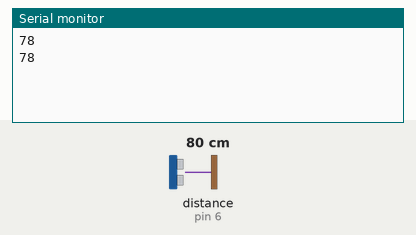
Recording of a sketch running on a simulated Arduino Uno, built with avr-gcc and run on an emulated ATmega328P. Shown: the last lines printed to the serial monitor. Wiring (inferred from the names in the program): ultrasonic range finder: trigger pin 7; echo pin 6. Inputs (shaded band) come from the test bench; at power-on: distance to the obstacle (sensor on pin 6) 80 cm. The echo pulse lasts 58.3 µs per cm.

Above: at 1.3 s.
1.4 s: distance to the obstacle (sensor on pin 6) set to 2 cm
At 1.9 s:
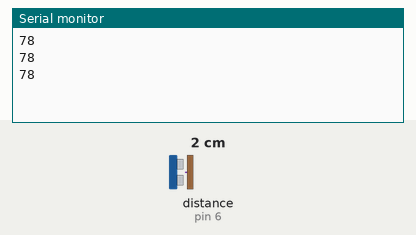
2.9 s: distance to the obstacle (sensor on pin 6) set to 4 cm
At 3.4 s:
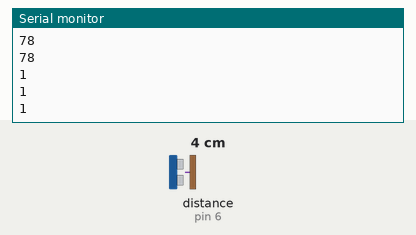
Timing chart, 0 to 5.9 s (numbered marks = the images above; inputs shaded):
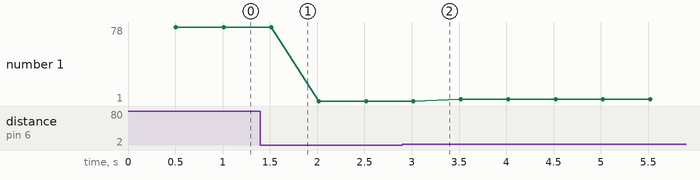

Measured:
- plotted number 1: 78 → 1 after the input at 1.4 s, 1 → 3 after the input at 2.9 s

The sketch:

sketch_jan10b.ino
```cpp
int TrigPin =7;
int EchoPin =6;
//float duration;
int distance;
void setup() {
  // put your setup code here, to run once:
 pinMode(TrigPin,OUTPUT);
 pinMode(EchoPin,INPUT);
 Serial.begin(9600);
// 9600 is the communication rate
//distance=duration/2 *0.034
}

void loop() {
  // put your main code here, to run repeatedly:
  digitalWrite(TrigPin,LOW);
  delayMicroseconds(2);
  digitalWrite(TrigPin,HIGH);
  delayMicroseconds(10);
  digitalWrite(TrigPin,LOW);
  float duration = pulseIn(EchoPin,HIGH);
  //Serial.println(duration);
  delay(500);
  distance = (duration*0.034/2);
  Serial.println(distance);
}
```
